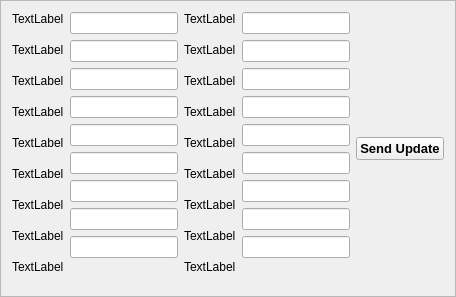
                     <widget class="QFrame" name="frame">
                      <property name="frameShape">
                       <enum>QFrame::StyledPanel</enum>
                      </property>
                      <property name="frameShadow">
                       <enum>QFrame::Raised</enum>
                      </property>
                      <layout class="QVBoxLayout" name="verticalLayout_14">
                       <item>
                        <layout class="QHBoxLayout" name="horizontalLayout_4">
                         <item>
                          <layout class="QVBoxLayout" name="verticalLayout_8">
                           <property name="sizeConstraint">
                            <enum>QLayout::SetDefaultConstraint</enum>
                           </property>
                           <item>
                            <widget class="QLabel" name="update_label_1">
                             <property name="text">
                              <string>TextLabel</string>
                             </property>
                             <property name="alignment">
                              <set>Qt::AlignLeading|Qt::AlignLeft|Qt::AlignTop</set>
                             </property>
                            </widget>
                           </item>
                           <item>
                            <widget class="QLabel" name="update_label_2">
                             <property name="text">
                              <string>TextLabel</string>
                             </property>
                             <property name="alignment">
                              <set>Qt::AlignLeading|Qt::AlignLeft|Qt::AlignTop</set>
                             </property>
                            </widget>
                           </item>
                           <item>
                            <widget class="QLabel" name="update_label_3">
                             <property name="text">
                              <string>TextLabel</string>
                             </property>
                             <property name="alignment">
                              <set>Qt::AlignLeading|Qt::AlignLeft|Qt::AlignTop</set>
                             </property>
                            </widget>
                           </item>
                           <item>
                            <widget class="QLabel" name="update_label_4">
                             <property name="text">
                              <string>TextLabel</string>
                             </property>
                             <property name="alignment">
                              <set>Qt::AlignLeading|Qt::AlignLeft|Qt::AlignTop</set>
                             </property>
                            </widget>
                           </item>
                           <item>
                            <widget class="QLabel" name="update_label_5">
                             <property name="text">
                              <string>TextLabel</string>
                             </property>
                             <property name="alignment">
                              <set>Qt::AlignLeading|Qt::AlignLeft|Qt::AlignTop</set>
                             </property>
                            </widget>
                           </item>
                           <item>
                            <widget class="QLabel" name="update_label_6">
                             <property name="text">
                              <string>TextLabel</string>
                             </property>
                             <property name="alignment">
                              <set>Qt::AlignLeading|Qt::AlignLeft|Qt::AlignTop</set>
                             </property>
                            </widget>
                           </item>
                           <item>
                            <widget class="QLabel" name="update_label_7">
                             <property name="text">
                              <string>TextLabel</string>
                             </property>
                             <property name="alignment">
                              <set>Qt::AlignLeading|Qt::AlignLeft|Qt::AlignTop</set>
                             </property>
                            </widget>
                           </item>
                           <item>
                            <widget class="QLabel" name="update_label_8">
                             <property name="text">
                              <string>TextLabel</string>
                             </property>
                             <property name="alignment">
                              <set>Qt::AlignLeading|Qt::AlignLeft|Qt::AlignTop</set>
                             </property>
                            </widget>
                           </item>
                           <item>
                            <widget class="QLabel" name="update_label_9">
                             <property name="text">
                              <string>TextLabel</string>
                             </property>
                             <property name="alignment">
                              <set>Qt::AlignLeading|Qt::AlignLeft|Qt::AlignTop</set>
                             </property>
                            </widget>
                           </item>
                          </layout>
                         </item>
                         <item>
                          <layout class="QVBoxLayout" name="verticalLayout_9">
                           <property name="sizeConstraint">
                            <enum>QLayout::SetDefaultConstraint</enum>
                           </property>
                           <item>
                            <widget class="QLineEdit" name="update_entry_1">
                             <property name="font">
                              <font>
                               <weight>50</weight>
                               <bold>false</bold>
                              </font>
                             </property>
                             <property name="layoutDirection">
                              <enum>Qt::LeftToRight</enum>
                             </property>
                             <property name="alignment">
                              <set>Qt::AlignLeading|Qt::AlignLeft|Qt::AlignTop</set>
                             </property>
                            </widget>
                           </item>
                           <item>
                            <widget class="QLineEdit" name="update_entry_2">
                             <property name="font">
                              <font>
                               <weight>50</weight>
                               <bold>false</bold>
                              </font>
                             </property>
                             <property name="alignment">
                              <set>Qt::AlignLeading|Qt::AlignLeft|Qt::AlignTop</set>
                             </property>
                            </widget>
                           </item>
                           <item>
                            <widget class="QLineEdit" name="update_entry_3">
                             <property name="font">
                              <font>
                               <weight>50</weight>
                               <bold>false</bold>
                              </font>
                             </property>
                             <property name="alignment">
                              <set>Qt::AlignLeading|Qt::AlignLeft|Qt::AlignTop</set>
                             </property>
                            </widget>
                           </item>
                           <item>
                            <widget class="QLineEdit" name="update_entry_4">
                             <property name="font">
                              <font>
                               <weight>50</weight>
                               <bold>false</bold>
                              </font>
                             </property>
                             <property name="alignment">
                              <set>Qt::AlignLeading|Qt::AlignLeft|Qt::AlignTop</set>
                             </property>
                            </widget>
                           </item>
                           <item>
                            <widget class="QLineEdit" name="update_entry_5">
                             <property name="font">
                              <font>
                               <weight>50</weight>
                               <bold>false</bold>
                              </font>
                             </property>
                             <property name="alignment">
                              <set>Qt::AlignLeading|Qt::AlignLeft|Qt::AlignTop</set>
                             </property>
                            </widget>
                           </item>
                           <item>
                            <widget class="QLineEdit" name="update_entry_6">
                             <property name="font">
                              <font>
                               <weight>50</weight>
                               <bold>false</bold>
                              </font>
                             </property>
                             <property name="alignment">
                              <set>Qt::AlignLeading|Qt::AlignLeft|Qt::AlignTop</set>
                             </property>
                            </widget>
                           </item>
                           <item>
                            <widget class="QLineEdit" name="update_entry_7">
                             <property name="font">
                              <font>
                               <weight>50</weight>
                               <bold>false</bold>
                              </font>
                             </property>
                             <property name="alignment">
                              <set>Qt::AlignLeading|Qt::AlignLeft|Qt::AlignTop</set>
                             </property>
                            </widget>
                           </item>
                           <item>
                            <widget class="QLineEdit" name="update_entry_8">
                             <property name="font">
                              <font>
                               <weight>50</weight>
                               <bold>false</bold>
                              </font>
                             </property>
                             <property name="alignment">
                              <set>Qt::AlignLeading|Qt::AlignLeft|Qt::AlignTop</set>
                             </property>
                            </widget>
                           </item>
                           <item>
                            <widget class="QLineEdit" name="update_entry_9">
                             <property name="font">
                              <font>
                               <weight>50</weight>
                               <bold>false</bold>
                              </font>
                             </property>
                             <property name="alignment">
                              <set>Qt::AlignLeading|Qt::AlignLeft|Qt::AlignTop</set>
                             </property>
                            </widget>
                           </item>
                           <item>
                            <spacer name="verticalSpacer_20">
                             <property name="orientation">
                              <enum>Qt::Vertical</enum>
                             </property>
                             <property name="sizeHint" stdset="0">
                              <size>
                               <width>20</width>
                               <height>0</height>
                              </size>
                             </property>
                            </spacer>
                           </item>
                          </layout>
                         </item>
                         <item>
                          <layout class="QVBoxLayout" name="verticalLayout_10">
                           <property name="sizeConstraint">
                            <enum>QLayout::SetDefaultConstraint</enum>
                           </property>
                           <item>
                            <widget class="QLabel" name="update_label_10">
                             <property name="enabled">
                              <bool>true</bool>
                             </property>
                             <property name="minimumSize">
                              <size>
                               <width>0</width>
                               <height>25</height>
                              </size>
                             </property>
                             <property name="text">
                              <string>TextLabel</string>
                             </property>
                             <property name="alignment">
                              <set>Qt::AlignLeading|Qt::AlignLeft|Qt::AlignTop</set>
                             </property>
                            </widget>
                           </item>
                           <item>
                            <widget class="QLabel" name="update_label_11">
                             <property name="minimumSize">
                              <size>
                               <width>0</width>
                               <height>25</height>
                              </size>
                             </property>
                             <property name="text">
                              <string>TextLabel</string>
                             </property>
                             <property name="alignment">
                              <set>Qt::AlignLeading|Qt::AlignLeft|Qt::AlignTop</set>
                             </property>
                            </widget>
                           </item>
                           <item>
                            <widget class="QLabel" name="update_label_12">
                             <property name="minimumSize">
                              <size>
                               <width>0</width>
                               <height>25</height>
                              </size>
                             </property>
                             <property name="text">
                              <string>TextLabel</string>
                             </property>
                             <property name="alignment">
                              <set>Qt::AlignLeading|Qt::AlignLeft|Qt::AlignTop</set>
                             </property>
                            </widget>
                           </item>
                           <item>
                            <widget class="QLabel" name="update_label_13">
                             <property name="minimumSize">
                              <size>
                               <width>0</width>
                               <height>25</height>
                              </size>
                             </property>
                             <property name="text">
                              <string>TextLabel</string>
                             </property>
                             <property name="alignment">
                              <set>Qt::AlignLeading|Qt::AlignLeft|Qt::AlignTop</set>
                             </property>
                            </widget>
                           </item>
                           <item>
                            <widget class="QLabel" name="update_label_14">
                             <property name="minimumSize">
                              <size>
                               <width>0</width>
                               <height>25</height>
                              </size>
                             </property>
                             <property name="text">
                              <string>TextLabel</string>
                             </property>
                             <property name="alignment">
                              <set>Qt::AlignLeading|Qt::AlignLeft|Qt::AlignTop</set>
                             </property>
                            </widget>
                           </item>
                           <item>
                            <widget class="QLabel" name="update_label_15">
                             <property name="enabled">
                              <bool>true</bool>
                             </property>
                             <property name="minimumSize">
                              <size>
                               <width>0</width>
                               <height>25</height>
                              </size>
                             </property>
                             <property name="text">
                              <string>TextLabel</string>
                             </property>
                             <property name="alignment">
                              <set>Qt::AlignLeading|Qt::AlignLeft|Qt::AlignTop</set>
                             </property>
                            </widget>
                           </item>
                           <item>
                            <widget class="QLabel" name="update_label_16">
                             <property name="minimumSize">
                              <size>
                               <width>0</width>
                               <height>25</height>
                              </size>
                             </property>
                             <property name="text">
                              <string>TextLabel</string>
                             </property>
                             <property name="alignment">
                              <set>Qt::AlignLeading|Qt::AlignLeft|Qt::AlignTop</set>
                             </property>
                            </widget>
                           </item>
                           <item>
                            <widget class="QLabel" name="update_label_17">
                             <property name="minimumSize">
                              <size>
                               <width>0</width>
                               <height>25</height>
                              </size>
                             </property>
                             <property name="text">
                              <string>TextLabel</string>
                             </property>
                             <property name="alignment">
                              <set>Qt::AlignLeading|Qt::AlignLeft|Qt::AlignTop</set>
                             </property>
                            </widget>
                           </item>
                           <item>
                            <widget class="QLabel" name="update_label_18">
                             <property name="minimumSize">
                              <size>
                               <width>0</width>
                               <height>25</height>
                              </size>
                             </property>
                             <property name="text">
                              <string>TextLabel</string>
                             </property>
                             <property name="alignment">
                              <set>Qt::AlignLeading|Qt::AlignLeft|Qt::AlignTop</set>
                             </property>
                            </widget>
                           </item>
                           <item>
                            <spacer name="verticalSpacer_19">
                             <property name="orientation">
                              <enum>Qt::Vertical</enum>
                             </property>
                             <property name="sizeHint" stdset="0">
                              <size>
                               <width>20</width>
                               <height>0</height>
                              </size>
                             </property>
                            </spacer>
                           </item>
                          </layout>
                         </item>
                         <item>
                          <layout class="QVBoxLayout" name="verticalLayout_11">
                           <property name="sizeConstraint">
                            <enum>QLayout::SetDefaultConstraint</enum>
                           </property>
                           <item>
                            <widget class="QLineEdit" name="update_entry_10">
                             <property name="font">
                              <font>
                               <weight>50</weight>
                               <bold>false</bold>
                              </font>
                             </property>
                             <property name="alignment">
                              <set>Qt::AlignLeading|Qt::AlignLeft|Qt::AlignTop</set>
                             </property>
                            </widget>
                           </item>
                           <item>
                            <widget class="QLineEdit" name="update_entry_11">
                             <property name="font">
                              <font>
                               <weight>50</weight>
                               <bold>false</bold>
                              </font>
                             </property>
                             <property name="alignment">
                              <set>Qt::AlignLeading|Qt::AlignLeft|Qt::AlignTop</set>
                             </property>
                            </widget>
                           </item>
                           <item>
                            <widget class="QLineEdit" name="update_entry_12">
                             <property name="font">
                              <font>
                               <weight>50</weight>
                               <bold>false</bold>
                              </font>
                             </property>
                             <property name="alignment">
                              <set>Qt::AlignLeading|Qt::AlignLeft|Qt::AlignTop</set>
                             </property>
                            </widget>
                           </item>
                           <item>
                            <widget class="QLineEdit" name="update_entry_13">
                             <property name="font">
                              <font>
                               <weight>50</weight>
                               <bold>false</bold>
                              </font>
                             </property>
                             <property name="alignment">
                              <set>Qt::AlignLeading|Qt::AlignLeft|Qt::AlignTop</set>
                             </property>
                            </widget>
                           </item>
                           <item>
                            <widget class="QLineEdit" name="update_entry_14">
                             <property name="font">
                              <font>
                               <weight>50</weight>
                               <bold>false</bold>
                              </font>
                             </property>
                             <property name="alignment">
                              <set>Qt::AlignLeading|Qt::AlignLeft|Qt::AlignTop</set>
                             </property>
                            </widget>
                           </item>
                           <item>
                            <widget class="QLineEdit" name="update_entry_15">
                             <property name="font">
                              <font>
                               <weight>50</weight>
                               <bold>false</bold>
                              </font>
                             </property>
                             <property name="alignment">
                              <set>Qt::AlignLeading|Qt::AlignLeft|Qt::AlignTop</set>
                             </property>
                            </widget>
                           </item>
                           <item>
                            <widget class="QLineEdit" name="update_entry_16">
                             <property name="font">
                              <font>
                               <weight>50</weight>
                               <bold>false</bold>
                              </font>
                             </property>
                             <property name="alignment">
                              <set>Qt::AlignLeading|Qt::AlignLeft|Qt::AlignTop</set>
                             </property>
                            </widget>
                           </item>
                           <item>
                            <widget class="QLineEdit" name="update_entry_17">
                             <property name="font">
                              <font>
                               <weight>50</weight>
                               <bold>false</bold>
                              </font>
                             </property>
                             <property name="alignment">
                              <set>Qt::AlignLeading|Qt::AlignLeft|Qt::AlignTop</set>
                             </property>
                            </widget>
                           </item>
                           <item>
                            <widget class="QLineEdit" name="update_entry_18">
                             <property name="font">
                              <font>
                               <weight>50</weight>
                               <bold>false</bold>
                              </font>
                             </property>
                             <property name="alignment">
                              <set>Qt::AlignLeading|Qt::AlignLeft|Qt::AlignTop</set>
                             </property>
                            </widget>
                           </item>
                           <item>
                            <spacer name="verticalSpacer_18">
                             <property name="orientation">
                              <enum>Qt::Vertical</enum>
                             </property>
                             <property name="sizeHint" stdset="0">
                              <size>
                               <width>20</width>
                               <height>0</height>
                              </size>
                             </property>
                            </spacer>
                           </item>
                          </layout>
                         </item>
                         <item>
                          <widget class="QPushButton" name="update_send_button">
                           <property name="font">
                            <font>
                             <pointsize>10</pointsize>
                             <weight>75</weight>
                             <bold>true</bold>
                            </font>
                           </property>
                           <property name="text">
                            <string>Send Update</string>
                           </property>
                          </widget>
                         </item>
                        </layout>
                       </item>
                      </layout>
                     </widget>
